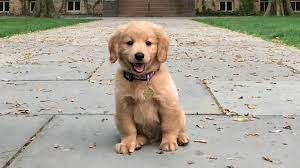
#> input picture img/dog.jpg, 300 x 168 px, found by its file name
$ python 1.py
#> lines starting #> are read from the running program, lines starting #| are printed output that depends on the picture
import cv2
import numpy as np
import matplotlib.pyplot as plt

# Đọc ảnh
image = cv2.imread('img/dog.jpg')  # Thay 'lena.jpg' bằng đường dẫn ảnh của bạn
#> image is the input picture: shape (168, 300, 3); mean B, G, R 149.1, 162.4, 168.2
if image is None:
    raise ValueError("Không thể đọc ảnh. Kiểm tra đường dẫn!")

# Xác định các thông số dịch chuyển
tx = 100  # Dịch 100 pixel sang phải
ty = 50   # Dịch 50 pixel xuống dưới

# Tạo ma trận dịch chuyển 2x3 cho cv2.warpAffine
translation_matrix = np.float32([[1, 0, tx],
                                [0, 1, ty]])

# Lấy kích thước ảnh
h, w = image.shape[:2]
#> h = 168; w = 300

# Tính kích thước mới của ảnh sau khi dịch (bao gồm cả vùng đen)
new_h = h + abs(ty)  # Thêm chiều cao để chứa dịch xuống
#> new_h = 218
new_w = w + abs(tx)  # Thêm chiều rộng để chứa dịch sang phải
#> new_w = 400

# Thực hiện dịch chuyển với warpAffine
translated_image = cv2.warpAffine(image, translation_matrix, (new_w, new_h),
                                 borderMode=cv2.BORDER_CONSTANT, borderValue=(0, 0, 0))
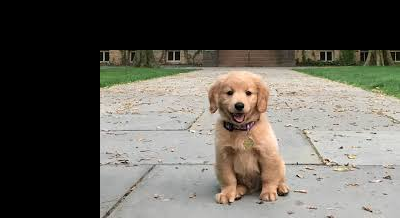
#> translated_image: shape (218, 400, 3); mean B, G, R 86.2, 93.9, 97.2

# Hiển thị ảnh gốc và ảnh đã dịch
plt.figure(figsize=(12, 6))

# Ảnh gốc
plt.subplot(121)
plt.imshow(cv2.cvtColor(image, cv2.COLOR_BGR2RGB))
plt.title('Original Image')
plt.axis('off')

# Ảnh đã dịch
plt.subplot(122)
plt.imshow(cv2.cvtColor(translated_image, cv2.COLOR_BGR2RGB))
plt.title('Translated Image (100px Right, 50px Down)')
plt.axis('off')

plt.show()
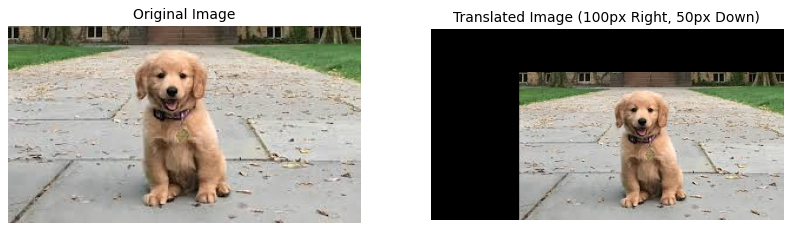
#> figure drawn by matplotlib, 2 panels
